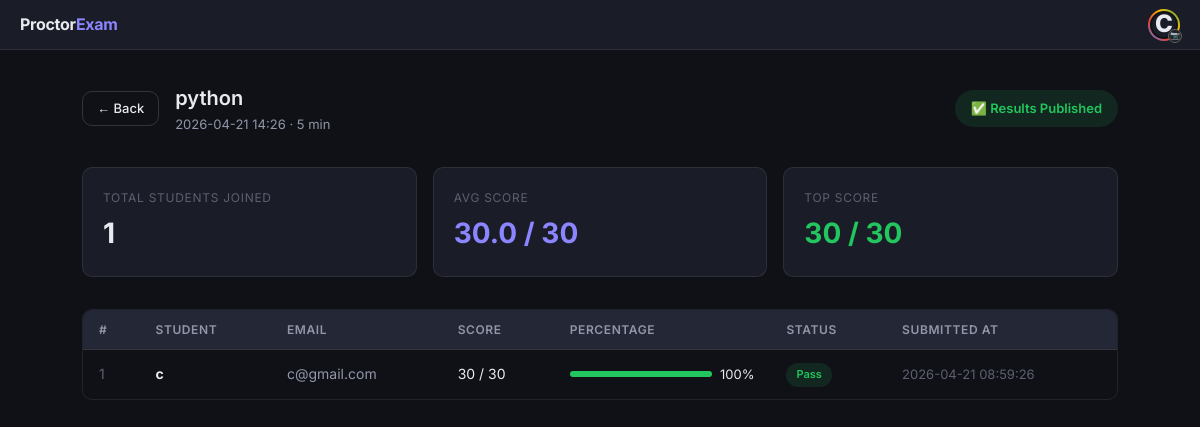
Screenshot of /examiner/results/2 (signed in) with the database file from the repository.
### tables this page shows
CREATE TABLE exams (
    id INTEGER PRIMARY KEY AUTOINCREMENT,
    exam_name TEXT,
    subject TEXT,
    description TEXT,
    start_time TEXT,
    duration INTEGER,
    examiner_id INTEGER,
    random_password TEXT,
    results_published INTEGER DEFAULT 0
);

CREATE TABLE results (
    id INTEGER PRIMARY KEY AUTOINCREMENT,
    user_id INTEGER,
    exam_id INTEGER,
    score INTEGER,
    total_questions INTEGER,
    percentage REAL,
    status TEXT,
    submitted_at TEXT
);

CREATE TABLE users (
    id INTEGER PRIMARY KEY AUTOINCREMENT,
    username TEXT NOT NULL,
    email TEXT UNIQUE NOT NULL,
    password TEXT NOT NULL,
    role TEXT NOT NULL,
    college_name TEXT,
    profile_pic TEXT DEFAULT 'default_avatar.png',

    -- âœ… NEW COLUMN (IMPORTANT)
    status TEXT DEFAULT 'active'
);

### app.py (the view)
@app.route('/examiner/results/<int:exam_id>')
@login_required
def exam_detail_results(exam_id):
    conn = get_db()
    exam = conn.execute('SELECT * FROM exams WHERE id = ?', (exam_id,)).fetchone()
    raw_results = conn.execute('''SELECT u.username, u.email, r.score, r.total_questions, r.submitted_at
                                  FROM results r JOIN users u ON r.user_id = u.id
                                  WHERE r.exam_id = ? ORDER BY r.score DESC''', (exam_id,)).fetchall()
    conn.close()
    processed = []
    for r in raw_results:
        res = dict(r)
        tq = res['total_questions']
        if tq and tq > 0:
            res['percentage'] = round((res['score'] / tq * 100), 1)
        else:
            res['percentage'] = 0
        res['status'] = 'submitted' if res['submitted_at'] else 'in_progress'
        processed.append(res)
    return render_template('exam_detail_results.html', exam=exam, results=processed)

### app.py (called while the page is built)
def get_db():
    conn = sqlite3.connect(DB_PATH, timeout=20)
    conn.row_factory = sqlite3.Row
    return conn

def login_required(f):
    @wraps(f)
    def decorated(*args, **kwargs):
        if 'user_id' not in session: return redirect(url_for('login'))
        return f(*args, **kwargs)
    return decorated

### templates/exam_detail_results.html (shortened to what this page needs)
{% extends "base.html" %}
{% block content %}
<div class="page">
  <div style="display:flex; align-items:center; justify-content: space-between; gap:1rem; margin-bottom:2rem; flex-wrap:wrap;">
    <div style="display: flex; align-items: center; gap: 1rem;">
        <a href="javascript:void(0);" onclick="window.history.back();" class="btn btn-outline btn-sm">← Back</a>
        <div>
          <h2 style="font-size:20px; font-weight:600;">{{ exam.exam_name }}</h2>
          <p style="font-size:13px; color:var(--text2);">{{ exam.start_time.replace('T',' ') }} · {{ exam.duration }} min</p>
        </div>
    </div>
    <div class="publish-action">
        {% if exam.results_published == 0 %}
          <form action="{{ url_for('publish_result', exam_id=exam.id) }}" method="POST">
            <button type="submit" class="btn btn-success" onclick="return confirm('Publish results? Students will be able to see their scores immediately.')">
              📢 Publish Results
            </button>
          </form>
        {% else %}
          <span class="badge badge-success" style="padding: 8px 16px; font-size: 13px;">✅ Results Published</span>
        {% endif %}
    </div>
  </div>
  {% if results %}
  <div class="stats-grid" style="margin-bottom:2rem;">
    <div class="stat-card">
      <div class="label">Total Students Joined</div>
      <div class="value">{{ results|length }}</div>
    </div>
    <div class="stat-card">
      <div class="label">Avg Score</div>
      <div class="value" style="color:var(--accent2);">
        {% if results|length > 0 %}
          {{ "%.1f"|format(results|sum(attribute='score') / results|length) }}
          / {{ results[0].total_questions if results[0].total_questions > 0 else '?' }}
        {% else %}
          0.0
        {% endif %}
      </div>
    </div>
    <div class="stat-card">
      <div class="label">Top Score</div>
      <div class="value" style="color:var(--success);">
        {{ results|map(attribute='score')|max }} / {{ results[0].total_questions if results[0].total_questions > 0 else '?' }}
      </div>
    </div>
  </div>
  <div class="table-wrap">
    <table>
      <thead>
        <tr>
          <th>#</th>
          <th>Student</th>
          <th>Email</th>
          <th>Score</th>
          <th>Percentage</th>
          <th>Status</th>
          <th>Submitted At</th>
        </tr>
      </thead>
      <tbody>
        {% for r in results %}
        {% set pct = r.percentage|int %}
        <tr>
          <td style="color:var(--text3);">{{ loop.index }}</td>
          <td><strong>{{ r.username }}</strong></td>
          <td style="color:var(--text2);">{{ r.email }}</td>
          <td>{{ r.score }} / {{ r.total_questions }}</td>
          <td>
            <div style="display:flex; align-items:center; gap:8px;">
              <div style="flex:1; background:var(--bg3); border-radius:4px; height:6px; min-width:80px;">
                <div style="width:{{ pct }}%; background:{% if pct>=75 %}var(--success){% elif pct>=50 %}var(--warning){% else %}var(--danger){% endif %}; height:100%; border-radius:4px;"></div>
              </div>
              <span style="font-size:13px;">{{ pct }}%</span>
            </div>
          </td>
          <td>
            {% if r.status == 'submitted' %}
              {% if pct >= 75 %}
                <span class="badge badge-success">Pass</span>
              {% elif pct >= 50 %}
                <span class="badge badge-warning">Average</span>
              {% else %}
                <span class="badge badge-danger">Fail</span>
              {% endif %}
            {% else %}
              <span class="badge badge-accent">In Progress</span>
            {% endif %}
          </td>
          <td style="color:var(--text3); font-size:13px;">
            {{ r.submitted_at if r.submitted_at else 'Active Session' }}
          </td>
        </tr>
        {% endfor %}
      </tbody>
    </table>
  </div>
  {% else %}
  <div class="empty-state">
    <div style="font-size:40px;">🎓</div>
    <p>No students have joined or submitted this exam yet.</p>
  </div>
  {% endif %}
</div>
{% endblock %}

### static/css/style.css (style rules this page uses)
*, *::before, *::after { box-sizing: border-box; margin: 0; padding: 0; }
:root { --bg: #0f1117; --bg2: #1a1d27; --bg3: #242736; --border: rgba(255,255,255,0.08); --border2: rgba(255,255,255,0.15); --text: #e8eaf0; --text2: #9196a8; --text3: #5c6070; --accent: #6c63ff; --accent2: #8b85ff; --accent-dim: rgba(108,99,255,0.15); --success: #22c55e; --success-dim: rgba(34,197,94,0.12); --danger: #ef4444; --danger-dim: rgba(239,68,68,0.12); --warning: #f59e0b; --warning-dim: rgba(245,158,11,0.12); --radius: 10px; --radius-lg: 16px; --shadow: 0 4px 24px rgba(0,0,0,0.4); }
body { font-family: 'Inter', 'Segoe UI', sans-serif; background: var(--bg); color: var(--text); min-height: 100vh; line-height: 1.6; font-size: 15px; }
a { color: var(--accent2); text-decoration: none; }
.btn { display: inline-flex; align-items: center; gap: 8px; padding: 10px 20px; border-radius: var(--radius); font-size: 14px; font-weight: 500; border: none; cursor: pointer; transition: all 0.2s; text-decoration: none; }
.btn-outline { background: transparent; border: 1px solid var(--border2); color: var(--text); }
.btn-sm { padding: 6px 14px; font-size: 13px; }
.page { padding: 2rem; max-width: 1100px; margin: 0 auto; }
.stats-grid { display: grid; grid-template-columns: repeat(auto-fit, minmax(160px, 1fr)); gap: 1rem; margin-bottom: 2rem; }
.stat-card { background: var(--bg2); border: 1px solid var(--border); border-radius: var(--radius); padding: 1.25rem; }
.stat-card .label { font-size: 12px; color: var(--text3); text-transform: uppercase; letter-spacing: 0.06em; }
.stat-card .value { font-size: 28px; font-weight: 700; margin-top: 4px; }
.table-wrap { overflow-x: auto; border-radius: var(--radius); border: 1px solid var(--border); }
table { width: 100%; border-collapse: collapse; }
thead th { background: var(--bg3); padding: 10px 16px; text-align: left; font-size: 12px; color: var(--text2); font-weight: 600; text-transform: uppercase; letter-spacing: 0.05em; border-bottom: 1px solid var(--border); }
tbody td { padding: 12px 16px; font-size: 14px; border-bottom: 1px solid var(--border); }
tbody tr:last-child td { border-bottom: none; }
.badge { display: inline-flex; align-items: center; padding: 3px 10px; border-radius: 20px; font-size: 11px; font-weight: 600; }
.badge-success { background: var(--success-dim); color: var(--success); }

### rows the page displays
exams: exam_name "python", start_time.replace "2026-04-21 14:26", duration "5"
results: total_questions "30", username "c", email "c@gmail.com", score "30", pct "100", submitted_at "2026-04-21 08:59:26"

### other values shown
{{ session.username[0].upper() }} "C"
{{ results|length }} "1"
{{ "%.1f"|format(results|sum(attribute='score') / results|length) }} "30.0"
{{ results|map(attribute='score')|max }} "30"
